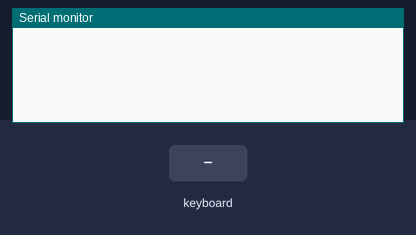
A sketch run on a simulated Arduino Uno, built with avr-gcc and run on an emulated ATmega328P. Parts: the last lines printed to the serial monitor. The inputs (shaded band) are chosen by the test bench.

Above: at 2.2 s.
2.3 s: PS/2 keyboard text "1" received
At 2.8 s:
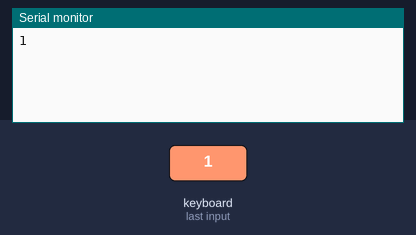
3.8 s: PS/2 keyboard text "a" received
At 5.2 s:
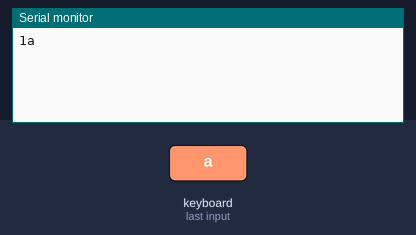

Measured:
- after the input at 2.3 s, the serial monitor: prints a new line at once (image 1)
- after the input at 3.8 s, the serial monitor: prints a new line at once (image 2)

The sketch:

PS2test.ino
```cpp
// (licence header left out)
#include <PS2Keyboard.h>

const int DataPin = 2;
const int IRQpin =  3;
 byte note = 0;            // The MIDI note value to be played

PS2Keyboard keyboard;

void setup() {
  delay(1000);
  keyboard.begin(DataPin, IRQpin);

  //Serial.begin(9600);
  //Serial.println("Keyboard Test:");

  //  Set MIDI baud rate:
   Serial.begin(31250);
}

void loop() {
  if (keyboard.available()) {

    // read the next key
    char c = keyboard.read();

    // check for some of the special keys
    if (c == PS2_ENTER) {
      Serial.println();
    } else if (c == PS2_TAB) {
      Serial.print("[Tab]");
    } else if (c == PS2_ESC) {
      Serial.print("[ESC]");
    } else if (c == PS2_PAGEDOWN) {
      Serial.print("[PgDn]");
    } else if (c == PS2_PAGEUP) {
      Serial.print("[PgUp]");
    } else if (c == PS2_LEFTARROW) {
      Serial.print("[Left]");
    } else if (c == PS2_RIGHTARROW) {
      Serial.print("[Right]");
    } else if (c == PS2_UPARROW) {
      Serial.print("[Up]");
    } else if (c == PS2_DOWNARROW) {
      Serial.print("[Down]");
    } else if (c == PS2_DELETE) {
      Serial.print("[Del]");
    } else {

      // otherwise, just print all normal characters
      Serial.print(c);
    }
  }
}


//to do, object like notes, take timing and auto note off

//map a-z to midi notes?
 // play notes from F#-0 (30) to F#-5 (90):
//  plays a MIDI note.  Doesn't check to see that
//  cmd is greater than 127, or that data values are  less than 127:
void noteOn(int cmd, int pitch, int velocity) {
  Serial.write(cmd);
  Serial.write(pitch);
  Serial.write(velocity);
}
```
